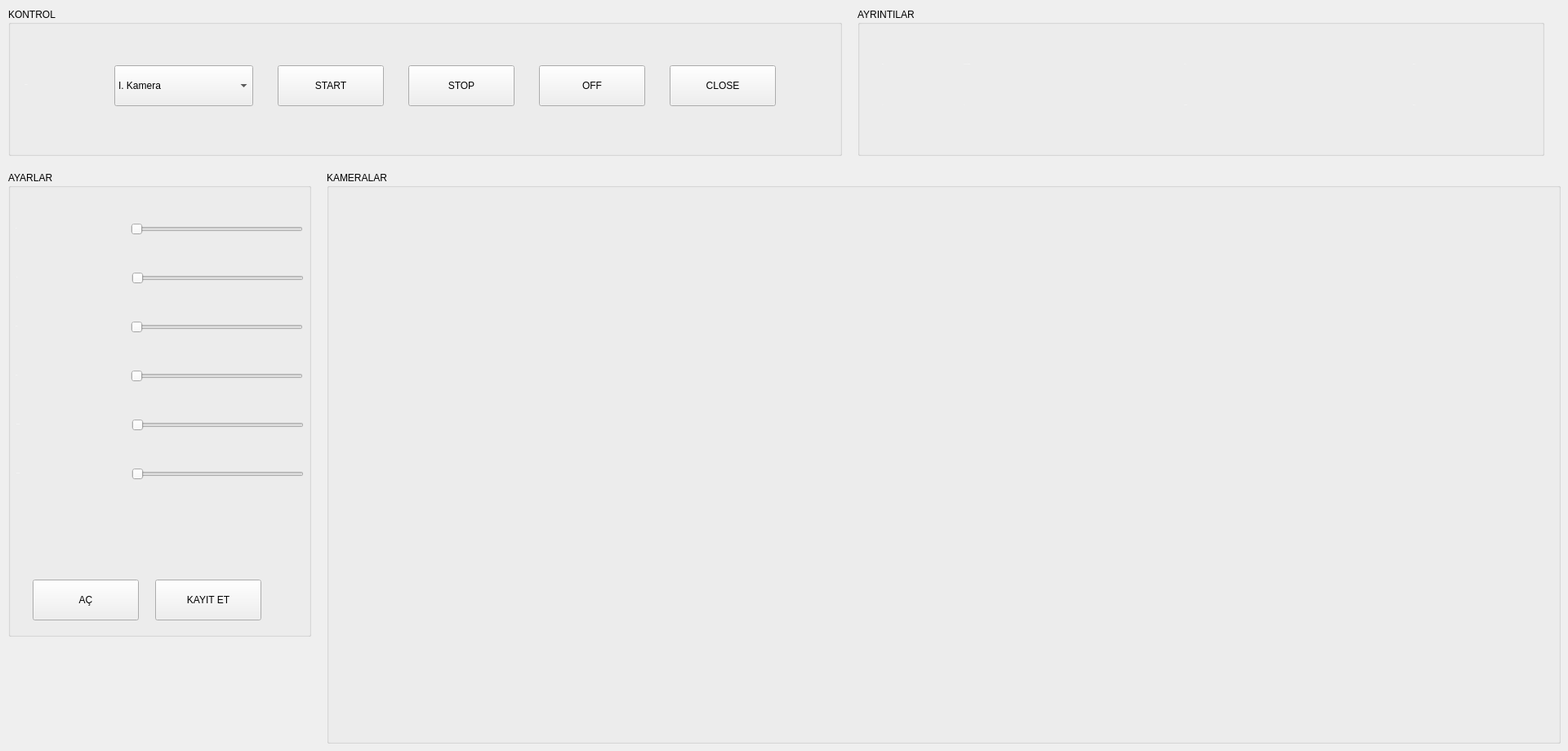
  <widget class="QWidget" name="centralwidget">
   <widget class="QGroupBox" name="groupBox">
    <property name="geometry">
     <rect>
      <x>10</x>
      <y>10</y>
      <width>1021</width>
      <height>181</height>
     </rect>
    </property>
    <property name="styleSheet">
     <string notr="true"/>
    </property>
    <property name="title">
     <string>KONTROL</string>
    </property>
    <widget class="QPushButton" name="Stop_pushButton">
     <property name="geometry">
      <rect>
       <x>490</x>
       <y>70</y>
       <width>130</width>
       <height>50</height>
      </rect>
     </property>
     <property name="styleSheet">
      <string notr="true"/>
     </property>
     <property name="text">
      <string>STOP</string>
     </property>
    </widget>
    <widget class="QPushButton" name="Start_pushButton">
     <property name="geometry">
      <rect>
       <x>330</x>
       <y>70</y>
       <width>130</width>
       <height>50</height>
      </rect>
     </property>
     <property name="styleSheet">
      <string notr="true"/>
     </property>
     <property name="text">
      <string>START</string>
     </property>
    </widget>
    <widget class="QLabel" name="label_3">
     <property name="geometry">
      <rect>
       <x>20</x>
       <y>75</y>
       <width>111</width>
       <height>37</height>
      </rect>
     </property>
     <property name="font">
      <font>
       <pointsize>-1</pointsize>
      </font>
     </property>
     <property name="styleSheet">
      <string notr="true">color:white;</string>
     </property>
     <property name="text">
      <string>KAMERA</string>
     </property>
    </widget>
    <widget class="QPushButton" name="Off_pushButton">
     <property name="geometry">
      <rect>
       <x>650</x>
       <y>70</y>
       <width>130</width>
       <height>50</height>
      </rect>
     </property>
     <property name="styleSheet">
      <string notr="true"/>
     </property>
     <property name="text">
      <string>OFF</string>
     </property>
    </widget>
    <widget class="QComboBox" name="Camera_comboBox">
     <property name="geometry">
      <rect>
       <x>130</x>
       <y>70</y>
       <width>170</width>
       <height>50</height>
      </rect>
     </property>
     <property name="styleSheet">
      <string notr="true"/>
     </property>
     <item>
      <property name="text">
       <string>I. Kamera</string>
      </property>
     </item>
     <item>
      <property name="text">
       <string>II. Kamera</string>
      </property>
     </item>
     <item>
      <property name="text">
       <string>III. Kamera</string>
      </property>
     </item>
     <item>
      <property name="text">
       <string>IV. Kamera</string>
      </property>
     </item>
    </widget>
    <widget class="QPushButton" name="Close_pushButton">
     <property name="geometry">
      <rect>
       <x>810</x>
       <y>70</y>
       <width>130</width>
       <height>50</height>
      </rect>
     </property>
     <property name="styleSheet">
      <string notr="true"/>
     </property>
     <property name="text">
      <string>CLOSE</string>
     </property>
    </widget>
   </widget>
   <widget class="QGroupBox" name="groupBox_2">
    <property name="geometry">
     <rect>
      <x>1050</x>
      <y>10</y>
      <width>841</width>
      <height>181</height>
     </rect>
    </property>
    <property name="styleSheet">
     <string notr="true"/>
    </property>
    <property name="title">
     <string>AYRINTILAR</string>
    </property>
    <widget class="QLabel" name="label_9">
     <property name="geometry">
      <rect>
       <x>130</x>
       <y>100</y>
       <width>231</width>
       <height>37</height>
      </rect>
     </property>
     <property name="font">
      <font>
       <pointsize>-1</pointsize>
      </font>
     </property>
     <property name="styleSheet">
      <string notr="true">color: rgb(255, 255, 255);</string>
     </property>
     <property name="text">
      <string>------</string>
     </property>
    </widget>
    <widget class="QLabel" name="Fps_label">
     <property name="geometry">
      <rect>
       <x>30</x>
       <y>50</y>
       <width>61</width>
       <height>37</height>
      </rect>
     </property>
     <property name="font">
      <font>
       <pointsize>-1</pointsize>
      </font>
     </property>
     <property name="styleSheet">
      <string notr="true">color: rgb(255, 255, 255);</string>
     </property>
     <property name="text">
      <string>FPS</string>
     </property>
    </widget>
    <widget class="QLabel" name="label_8">
     <property name="geometry">
      <rect>
       <x>30</x>
       <y>100</y>
       <width>61</width>
       <height>37</height>
      </rect>
     </property>
     <property name="font">
      <font>
       <pointsize>-1</pointsize>
      </font>
     </property>
     <property name="styleSheet">
      <string notr="true">color: rgb(255, 255, 255);</string>
     </property>
     <property name="text">
      <string>------</string>
     </property>
    </widget>
    <widget class="QLabel" name="label_10">
     <property name="geometry">
      <rect>
       <x>400</x>
       <y>50</y>
       <width>231</width>
       <height>37</height>
      </rect>
     </property>
     <property name="font">
      <font>
       <pointsize>-1</pointsize>
      </font>
     </property>
     <property name="styleSheet">
      <string notr="true">color: rgb(255, 255, 255);</string>
     </property>
     <property name="text">
      <string>SAAT</string>
     </property>
    </widget>
    <widget class="QLabel" name="Calisma_label">
     <property name="geometry">
      <rect>
       <x>130</x>
       <y>50</y>
       <width>231</width>
       <height>37</height>
      </rect>
     </property>
     <property name="font">
      <font>
       <pointsize>-1</pointsize>
      </font>
     </property>
     <property name="styleSheet">
      <string notr="true">color: rgb(255, 255, 255);</string>
     </property>
     <property name="text">
      <string>ÇALIŞMA SÜRESİ</string>
     </property>
    </widget>
    <widget class="QLabel" name="label_11">
     <property name="geometry">
      <rect>
       <x>400</x>
       <y>100</y>
       <width>231</width>
       <height>37</height>
      </rect>
     </property>
     <property name="font">
      <font>
       <pointsize>-1</pointsize>
      </font>
     </property>
     <property name="styleSheet">
      <string notr="true">color: rgb(255, 255, 255);</string>
     </property>
     <property name="text">
      <string>15:03:20</string>
     </property>
    </widget>
    <widget class="QLabel" name="Durum_Cam">
     <property name="geometry">
      <rect>
       <x>680</x>
       <y>100</y>
       <width>231</width>
       <height>37</height>
      </rect>
     </property>
     <property name="font">
      <font>
       <pointsize>-1</pointsize>
      </font>
     </property>
     <property name="styleSheet">
      <string notr="true">color: rgb(255, 255, 255);</string>
     </property>
     <property name="text">
      <string>KAPALI</string>
     </property>
    </widget>
    <widget class="QLabel" name="label_15">
     <property name="geometry">
      <rect>
       <x>680</x>
       <y>50</y>
       <width>231</width>
       <height>37</height>
      </rect>
     </property>
     <property name="font">
      <font>
       <pointsize>-1</pointsize>
      </font>
     </property>
     <property name="styleSheet">
      <string notr="true">color: rgb(255, 255, 255);</string>
     </property>
     <property name="text">
      <string>Durum</string>
     </property>
    </widget>
   </widget>
   <widget class="QGroupBox" name="groupBox_3">
    <property name="geometry">
     <rect>
      <x>10</x>
      <y>210</y>
      <width>371</width>
      <height>570</height>
     </rect>
    </property>
    <property name="styleSheet">
     <string notr="true"/>
    </property>
    <property name="title">
     <string>AYARLAR</string>
    </property>
    <widget class="QSlider" name="horizontalSlider">
     <property name="geometry">
      <rect>
       <x>150</x>
       <y>60</y>
       <width>211</width>
       <height>21</height>
      </rect>
     </property>
     <property name="styleSheet">
      <string notr="true"/>
     </property>
     <property name="value">
      <number>0</number>
     </property>
     <property name="orientation">
      <enum>Qt::Horizontal</enum>
     </property>
    </widget>
    <widget class="QLabel" name="label_4">
     <property name="geometry">
      <rect>
       <x>9</x>
       <y>50</y>
       <width>100</width>
       <height>40</height>
      </rect>
     </property>
     <property name="font">
      <font>
       <pointsize>-1</pointsize>
      </font>
     </property>
     <property name="styleSheet">
      <string notr="true">color:white;</string>
     </property>
     <property name="text">
      <string>Sag</string>
     </property>
    </widget>
    <widget class="QLabel" name="label_5">
     <property name="geometry">
      <rect>
       <x>10</x>
       <y>110</y>
       <width>141</width>
       <height>40</height>
      </rect>
     </property>
     <property name="font">
      <font>
       <pointsize>-1</pointsize>
      </font>
     </property>
     <property name="styleSheet">
      <string notr="true">color:white;</string>
     </property>
     <property name="text">
      <string>Sol</string>
     </property>
    </widget>
    <widget class="QSlider" name="horizontalSlider_2">
     <property name="geometry">
      <rect>
       <x>151</x>
       <y>120</y>
       <width>211</width>
       <height>22</height>
      </rect>
     </property>
     <property name="styleSheet">
      <string notr="true"/>
     </property>
     <property name="value">
      <number>0</number>
     </property>
     <property name="orientation">
      <enum>Qt::Horizontal</enum>
     </property>
    </widget>
    <widget class="QLabel" name="label_12">
     <property name="geometry">
      <rect>
       <x>9</x>
       <y>170</y>
       <width>121</width>
       <height>40</height>
      </rect>
     </property>
     <property name="font">
      <font>
       <pointsize>-1</pointsize>
      </font>
     </property>
     <property name="styleSheet">
      <string notr="true">color:white;</string>
     </property>
     <property name="text">
      <string>Yukarı</string>
     </property>
    </widget>
    <widget class="QSlider" name="horizontalSlider_3">
     <property name="geometry">
      <rect>
       <x>150</x>
       <y>180</y>
       <width>211</width>
       <height>22</height>
      </rect>
     </property>
     <property name="styleSheet">
      <string notr="true"/>
     </property>
     <property name="value">
      <number>0</number>
     </property>
     <property name="orientation">
      <enum>Qt::Horizontal</enum>
     </property>
    </widget>
    <widget class="QPushButton" name="Ac_pushButton">
     <property name="geometry">
      <rect>
       <x>30</x>
       <y>500</y>
       <width>130</width>
       <height>50</height>
      </rect>
     </property>
     <property name="styleSheet">
      <string notr="true"/>
     </property>
     <property name="text">
      <string>AÇ</string>
     </property>
    </widget>
    <widget class="QPushButton" name="Kayit_pushButton_2">
     <property name="geometry">
      <rect>
       <x>180</x>
       <y>500</y>
       <width>130</width>
       <height>50</height>
      </rect>
     </property>
     <property name="styleSheet">
      <string notr="true"/>
     </property>
     <property name="text">
      <string>KAYIT ET</string>
     </property>
    </widget>
    <widget class="QSlider" name="horizontalSlider_4">
     <property name="geometry">
      <rect>
       <x>150</x>
       <y>240</y>
       <width>211</width>
       <height>22</height>
      </rect>
     </property>
     <property name="styleSheet">
      <string notr="true"/>
     </property>
     <property name="value">
      <number>0</number>
     </property>
     <property name="orientation">
      <enum>Qt::Horizontal</enum>
     </property>
    </widget>
    <widget class="QLabel" name="label_13">
     <property name="geometry">
      <rect>
       <x>9</x>
       <y>230</y>
       <width>121</width>
       <height>40</height>
      </rect>
     </property>
     <property name="font">
      <font>
       <pointsize>-1</pointsize>
      </font>
     </property>
     <property name="styleSheet">
      <string notr="true">color:white;</string>
     </property>
     <property name="text">
      <string>Asagı</string>
     </property>
    </widget>
    <widget class="QLabel" name="label_14">
     <property name="geometry">
      <rect>
       <x>10</x>
       <y>290</y>
       <width>121</width>
       <height>40</height>
      </rect>
     </property>
     <property name="font">
      <font>
       <pointsize>-1</pointsize>
      </font>
     </property>
     <property name="styleSheet">
      <string notr="true">color:white;</string>
     </property>
     <property name="text">
      <string>Yakınlaştır</string>
     </property>
    </widget>
    <widget class="QSlider" name="horizontalSlider_5">
     <property name="geometry">
      <rect>
       <x>151</x>
       <y>300</y>
       <width>211</width>
       <height>22</height>
      </rect>
     </property>
     <property name="styleSheet">
      <string notr="true"/>
     </property>
     <property name="value">
      <number>0</number>
     </property>
     <property name="orientation">
      <enum>Qt::Horizontal</enum>
     </property>
    </widget>
    <widget class="QSlider" name="horizontalSlider_6">
     <property name="geometry">
      <rect>
       <x>151</x>
       <y>360</y>
       <width>211</width>
       <height>22</height>
      </rect>
     </property>
     <property name="styleSheet">
      <string notr="true"/>
     </property>
     <property name="value">
      <number>0</number>
     </property>
     <property name="orientation">
      <enum>Qt::Horizontal</enum>
     </property>
    </widget>
    <widget class="QLabel" name="label_16">
     <property name="geometry">
      <rect>
       <x>10</x>
       <y>350</y>
       <width>121</width>
       <height>40</height>
      </rect>
     </property>
     <property name="font">
      <font>
       <pointsize>-1</pointsize>
      </font>
     </property>
     <property name="styleSheet">
      <string notr="true">color:white;</string>
     </property>
     <property name="text">
      <string>Uzaklaştır</string>
     </property>
    </widget>
   </widget>
   <widget class="QGroupBox" name="groupBox_4">
    <property name="geometry">
     <rect>
      <x>400</x>
      <y>210</y>
      <width>1511</width>
      <height>701</height>
     </rect>
    </property>
    <property name="styleSheet">
     <string notr="true"/>
    </property>
    <property name="title">
     <string>KAMERALAR</string>
    </property>
    <widget class="QLabel" name="Camera_1">
     <property name="geometry">
      <rect>
       <x>20</x>
       <y>30</y>
       <width>1461</width>
       <height>641</height>
      </rect>
     </property>
     <property name="styleSheet">
      <string notr="true"/>
     </property>
     <property name="text">
      <string/>
     </property>
    </widget>
   </widget>
  </widget>
